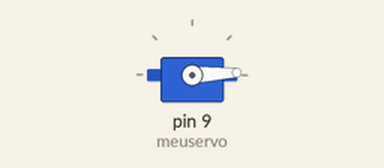
Simulated run of this sketch. Board: Arduino Uno, built with avr-gcc and run on an emulated ATmega328P. On the bench: servo.

Above: at 0.05 s.
At 1.25 s:
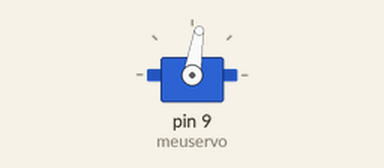
At 2.45 s:
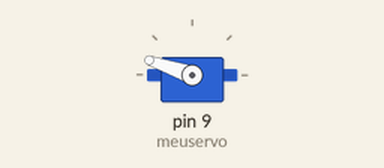
At 4.85 s:
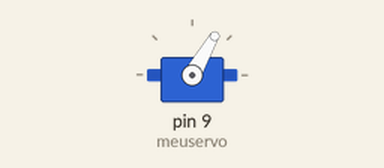
Timing chart, 0 to 9.0 s (numbered marks = the images above):
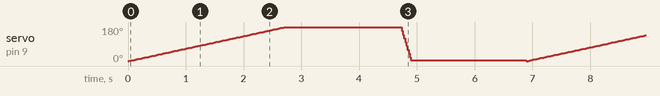

The sketch:

controle_de_posi__o1.ino
```cpp
// Código exemplo para teste de Micro Servo Motor SG90
// Movimento do servo através de comandos especificados</pre>

#include <Servo.h> // Inclui a Biblioteca Servo.h

Servo meuservo; // Cria o objeto servo para programação
int angulo = 0; // Ajusta o ângulo inicial do Servo

void setup() {
meuservo.attach(9); // Declara o pino do servo
}

void loop() {
for (angulo = 0; angulo < 180; angulo += 1) { // Comando que muda a posição do servo de 0 para 180°
meuservo.write(angulo); // Comando para angulo específico
delay(15);
}

delay(2000); // Tempo de espera para próximo movimento
for (angulo = 180; angulo >= 1; angulo -= 5) { // Comando que muda a posição do servo de 180 para 0°
meuservo.write(angulo); // Comando para angulo específico
delay(5);
}

delay(2000); // Tempo de espera para próximo movimento
}
```
